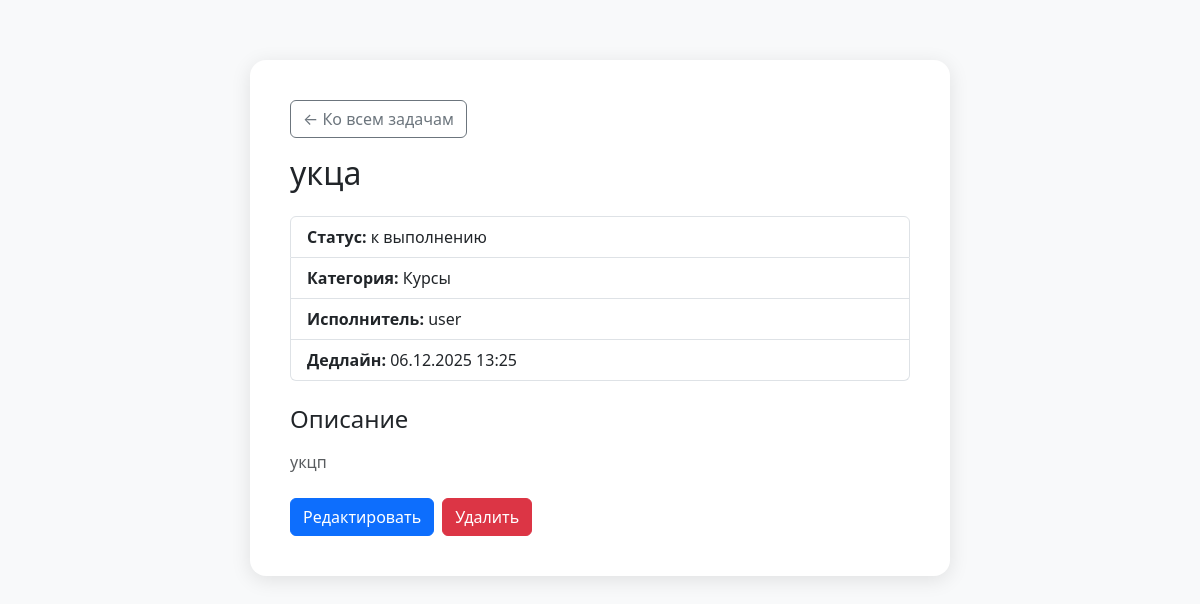
Page /tasks/18 (signed in) on the committed database.
### main/models.py (models this page shows, shortened)
class Task(models.Model):
    class Status(models.TextChoices):
        IN_PROGRESS = "in_progress", "в работе"
        DONE = "done", "выполнено"
        TO_DO = "to_do", "к выполнению"
    title = models.CharField(max_length=200, verbose_name="Заголовок")
    description = models.TextField(blank=True, verbose_name="Описание")
    created_at = models.DateTimeField(auto_now_add=True, verbose_name="Дата")
    deadline = models.DateTimeField(null=True, blank=True, verbose_name="Дедлайн")
    status = models.CharField(max_length=20, default=Status.TO_DO, choices=Status.choices, verbose_name="Статус")
    category = models.ForeignKey(Category, on_delete=models.CASCADE, related_name="tasks", verbose_name="Категория")
    user = models.ForeignKey(User, on_delete=models.SET_NULL, null=True, blank=True, related_name="tasks", verbose_name="Исполнитель")
    class Meta:
        verbose_name = "Задача"
        verbose_name_plural = "Задачи"
        ordering = ["-created_at"]

class Category(models.Model):
    name = models.CharField(max_length=100, unique=True, verbose_name="Название")
    class Meta:
        verbose_name = "Категория"
        verbose_name_plural = "Категории"
        ordering = ["name"]

### main/views.py (the view)
# urls.py: path('tasks/<int:pk>', views.TaskDetailView.as_view(), name = "task-detail"),
class TaskDetailView(LoginRequiredMixin, DetailView):
    model = Task
    template_name = "main/task_detail.html"
    context_object_name = "task"

### main/templates/main/task_detail.html (shortened to what this page needs)
<!doctype html>
<html lang="ru">
<head>
  <link href="https://cdn.jsdelivr.net/npm/bootstrap@5.3.2/dist/css/bootstrap.min.css"
        rel="stylesheet">
</head>
<body>
<div class="task-container">
    <a href="{% url 'task-list' %}" class="btn btn-outline-secondary mb-3">← Ко всем задачам</a>
    <h2 class="mb-4">{{ task.title }}</h2>
    <ul class="list-group mb-4">
        <li class="list-group-item">
            <strong>Статус:</strong> {{ task.get_status_display }}
        </li>
        {% if task.category %}
        <li class="list-group-item">
            <strong>Категория:</strong> {{ task.category.name }}
        </li>
        {% endif %}
        {% if task.user %}
        <li class="list-group-item">
            <strong>Исполнитель:</strong> {{ task.user.username }}
        </li>
        {% endif %}
        {% if task.deadline %}
        <li class="list-group-item">
            <strong>Дедлайн:</strong> {{ task.deadline|date:"d.m.Y H:i" }}
        </li>
        {% endif %}
    </ul>
    {% if task.description %}
        <h4 class="mb-3">Описание</h4>
        <p class="text-muted">{{ task.description|linebreaksbr }}</p>
    {% endif %}
    <div class="d-flex gap-2 mt-4">
        <a href="{% url 'task-update' task.id %}" class="btn btn-primary">Редактировать</a>
        <form method="post" action="{% url 'task-delete' task.id %}">
            <button type="submit" class="btn btn-danger"
                    onclick="return confirm('Удалить задачу?');">
                Удалить
            </button>
        </form>
    </div>
</div>
</body>
</html>

### main/templates/main/task_detail.html (style rules this page uses)
body { background-color: #f8f9fa; }
.task-container { max-width: 700px; margin: 60px auto; background: white; padding: 40px; border-radius: 16px; box-shadow: 0 4px 20px rgba(0,0,0,0.1); }

### rows in the picture
Task: title "укца", status "к выполнению", category.name "Курсы", user.username "user", deadline "06.12.2025 13:25", description "укцп"
